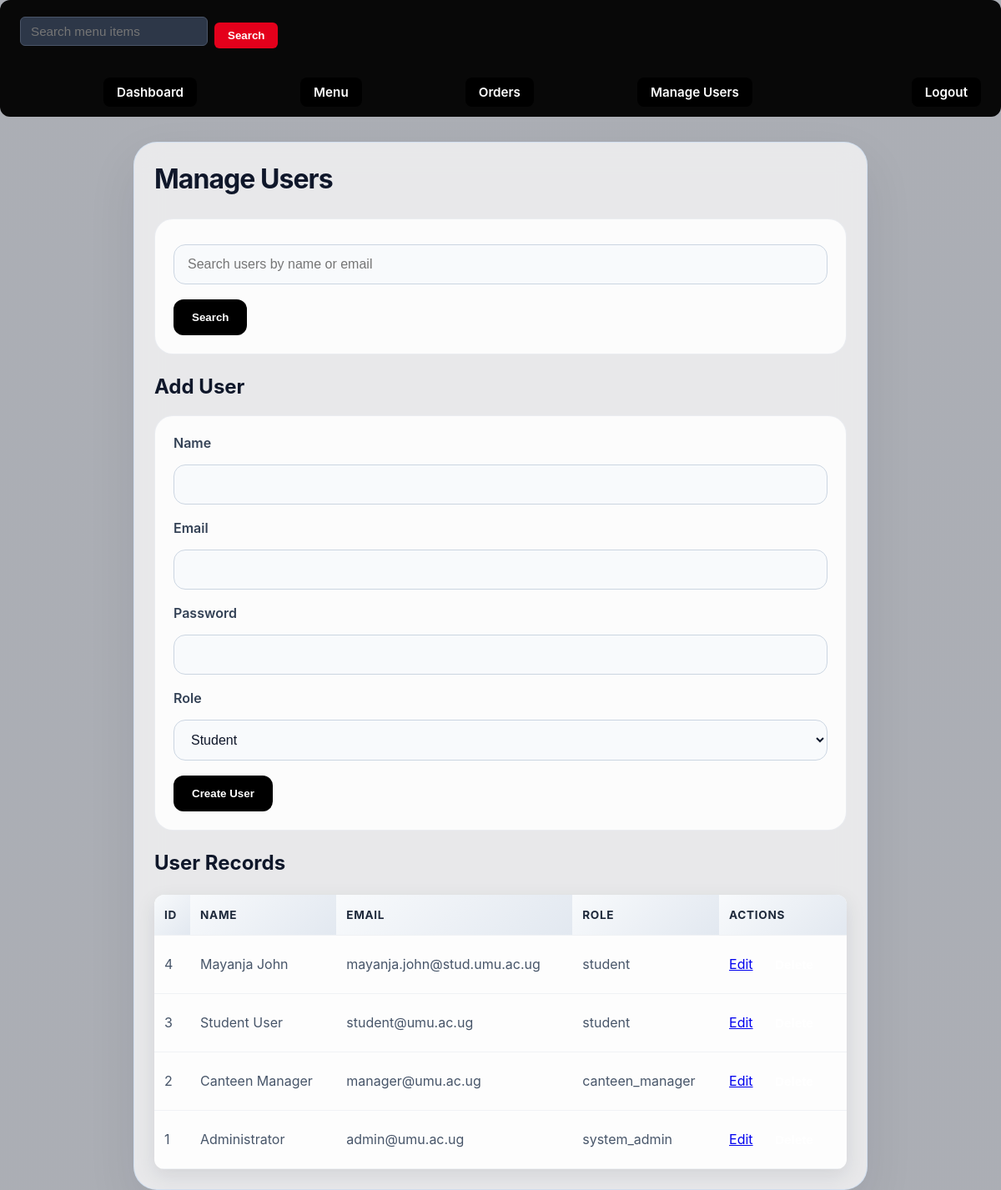
The app's page /pppp/users.php (signed in) with its own data.
### tables this page shows
CREATE TABLE IF NOT EXISTS `users` (
  `id` int NOT NULL AUTO_INCREMENT,
  `name` varchar(100) NOT NULL,
  `email` varchar(150) NOT NULL,
  `password` varchar(255) NOT NULL,
  `role` enum('student','canteen_manager','system_admin') NOT NULL DEFAULT 'student',
  `created_at` timestamp NULL DEFAULT CURRENT_TIMESTAMP,
  PRIMARY KEY (`id`),
  UNIQUE KEY `email` (`email`)
);

### pppp/users.php (the view, shortened to what this page needs)
<?php
require_once 'includes/auth.php';
$search = trim($_GET['search'] ?? '');
$params = [];
$query = 'SELECT * FROM users';
$query .= ' ORDER BY id DESC';
$stmt = $pdo->prepare($query);
$stmt->execute($params);
$users = $stmt->fetchAll();
$editUser = null;
?>
<!DOCTYPE html>
<html lang="en">
<head>
    <link rel="stylesheet" href="assets/css/style.css">
</head>
<body class="users-page"  style="background: linear-gradient(rgba(15, 23, 42, 0.35), rgba(15, 23, 42, 0.35)), url('https://elearning.umu.ac.ug/pluginfile.php?file=%2F1%2Ftheme_academi%2Fslide2image%2F1776174832%2FUganda%20Martyrs%20University%20%281%29%281%29%20%281%29.webp');">
<?php include 'includes/navigation.php'; ?>
<div class="container">
    <header>
        <div><h1>Manage Users</h1></div>
    </header>
    <form method="get" action="users.php">
        <input type="text" name="search" placeholder="Search users by name or email" value="<?php echo htmlspecialchars($search); ?>">
        <input type="submit" value="Search">
    </form>
    <h2><?php echo $editUser ? 'Edit User' : 'Add User'; ?></h2>
    <form method="post" action="users.php">
        <label>Name</label>
        <input type="text" name="name" value="<?php echo htmlspecialchars($editUser['name'] ?? ''); ?>" required>
        <label>Email</label>
        <input type="email" name="email" value="<?php echo htmlspecialchars($editUser['email'] ?? ''); ?>" required>
        <label>Password <?php echo $editUser ? '(leave blank to keep current)' : ''; ?></label>
        <input type="password" name="password" <?php echo $editUser ? '' : 'required'; ?> >
        <label>Role</label>
        <select name="role">
            <option value="student" <?php echo (isset($editUser['role']) && $editUser['role'] === 'student') ? 'selected' : ''; ?>>Student</option>
        </select>
        <input type="submit" value="<?php echo $editUser ? 'Update User' : 'Create User'; ?>">
    </form>
    <h2>User Records</h2>
    <table>
        <thead>
            <tr><th>ID</th><th>Name</th><th>Email</th><th>Role</th><th>Actions</th></tr>
        </thead>
        <tbody>
        <?php foreach ($users as $userRow): ?>
            <tr>
                <td><?php echo $userRow['id']; ?></td>
                <td><?php echo htmlspecialchars($userRow['name']); ?></td>
                <td><?php echo htmlspecialchars($userRow['email']); ?></td>
                <td><?php echo htmlspecialchars($userRow['role']); ?></td>
                <td class="actions">
                    <a href="users.php?edit=<?php echo $userRow['id']; ?>">Edit</a>
                    <form method="post" action="users.php" onsubmit="return confirm('Delete this user?');">
                        <button type="submit">Delete</button>
                    </form>
                </td>
            </tr>
        <?php endforeach; ?>
        </tbody>
    </table>
</div>
</body>
</html>

### pppp/assets/css/style.css (style rules this page uses)
* { box-sizing: border-box; }
html, body { min-height: 100%; height: 100%; }
body { font-family: 'Inter', system-ui, -apple-system, BlinkMacSystemFont, 'Segoe UI', sans-serif; background: radial-gradient(circle at top, #ffffff 0%, #dbeafe 40%, #eef2ff 100%); color: #0f172a; margin: 0; padding: 0; min-height: 100vh; }
body.users-page { background: linear-gradient(rgba(15, 23, 42, 0.35), rgba(15, 23, 42, 0.35)), url('https://elearning.umu.ac.ug/pluginfile.php?file=%2F1%2Ftheme_academi%2Fslide2image%2F1776174832%2FUganda%20Martyrs%20University%20%281%29%281%29%20%281%29.webp'); background-size: cover; background-position: center; background-attachment: fixed; }
body.users-page .container { background: rgba(255, 255, 255, 0.72); border-color: rgba(147, 197, 253, 0.26); backdrop-filter: blur(16px); width: min(880px, 92%); min-height: auto; margin: 30px auto; padding: 24px; }
.container { width: min(1120px, 95%); min-height: calc(100vh - 40px); margin: 20px auto; background: linear-gradient(180deg, rgba(255,255,255,0.96) 0%, rgba(248,250,252,0.98) 100%); padding: 32px; border-radius: 28px; border: 1px solid rgba(148, 163, 184, 0.18); box-shadow: 0 24px 60px rgba(15, 23, 42, 0.08); }
.container > form { background: rgba(255, 255, 255, 0.85); border: 1px solid rgba(148, 163, 184, 0.18); padding: 22px; border-radius: 22px; margin-bottom: 24px; }
header { display: flex; justify-content: space-between; align-items: center; gap: 16px; margin-bottom: 28px; }
header h1 { margin: 0; font-size: 2rem; letter-spacing: -0.03em; }
h1, h2, h3 { margin-top: 20px; }
form label { display: block; margin: 0 0 8px; color: #334155; font-weight: 600; }
form input[type="text"], form input[type="email"], form input[type="password"], form textarea, form select { width: 100%; padding: 14px 16px; margin: 8px 0 18px; border: 1px solid #cbd5e1; border-radius: 14px; background: #f8fafc; color: #0f172a; font-size: 1rem; transition: border-color 0.2s ease, box-shadow 0.2s ease; }
button, input[type="submit"], .button { display: inline-flex; align-items: center; justify-content: center; background: #0c0c0c00; color: #ffffff; border: none; padding: 14px 22px; border-radius: 12px; cursor: pointer; font-weight: 700; text-decoration: none; transition: transform 0.2s ease, box-shadow 0.2s ease, background 0.2s ease; }
table { width: 100%; border-collapse: collapse; margin-top: 24px; background: rgba(255, 255, 255, 0.9); border-radius: 12px; overflow: hidden; box-shadow: 0 8px 25px rgba(15, 23, 42, 0.1); }
th, td { padding: 16px 12px; text-align: left; border-bottom: 1px solid rgba(148, 163, 184, 0.12); }
th { background: linear-gradient(135deg, #f8fafc 0%, #e2e8f0 100%); font-weight: 700; color: #1e293b; text-transform: uppercase; font-size: 0.85rem; letter-spacing: 0.05em; }
td { color: #475569; }
.actions a, .actions form { display: inline-block; margin-right: 8px; }
.actions form { margin: 0; }
.actions button { padding: 10px 14px; font-size: 0.95rem; }
body.users-page .container input[type="submit"] { background: #000000; color: #ffffff; font-weight: 700; }

### records on screen
users: id "4", name "Mayanja John", email "mayanja.john@stud.umu.ac.ug", role "student"
users: id "3", name "Student User", email "student@umu.ac.ug", role "student"
users: id "2", name "Canteen Manager", email "manager@umu.ac.ug", role "canteen_manager"
users: id "1", name "Administrator", email "admin@umu.ac.ug", role "system_admin"

### other values on screen
$item['label'] "Dashboard"
$item['label'] "Menu"
$item['label'] "Orders"
$item['label'] "Manage Users"
